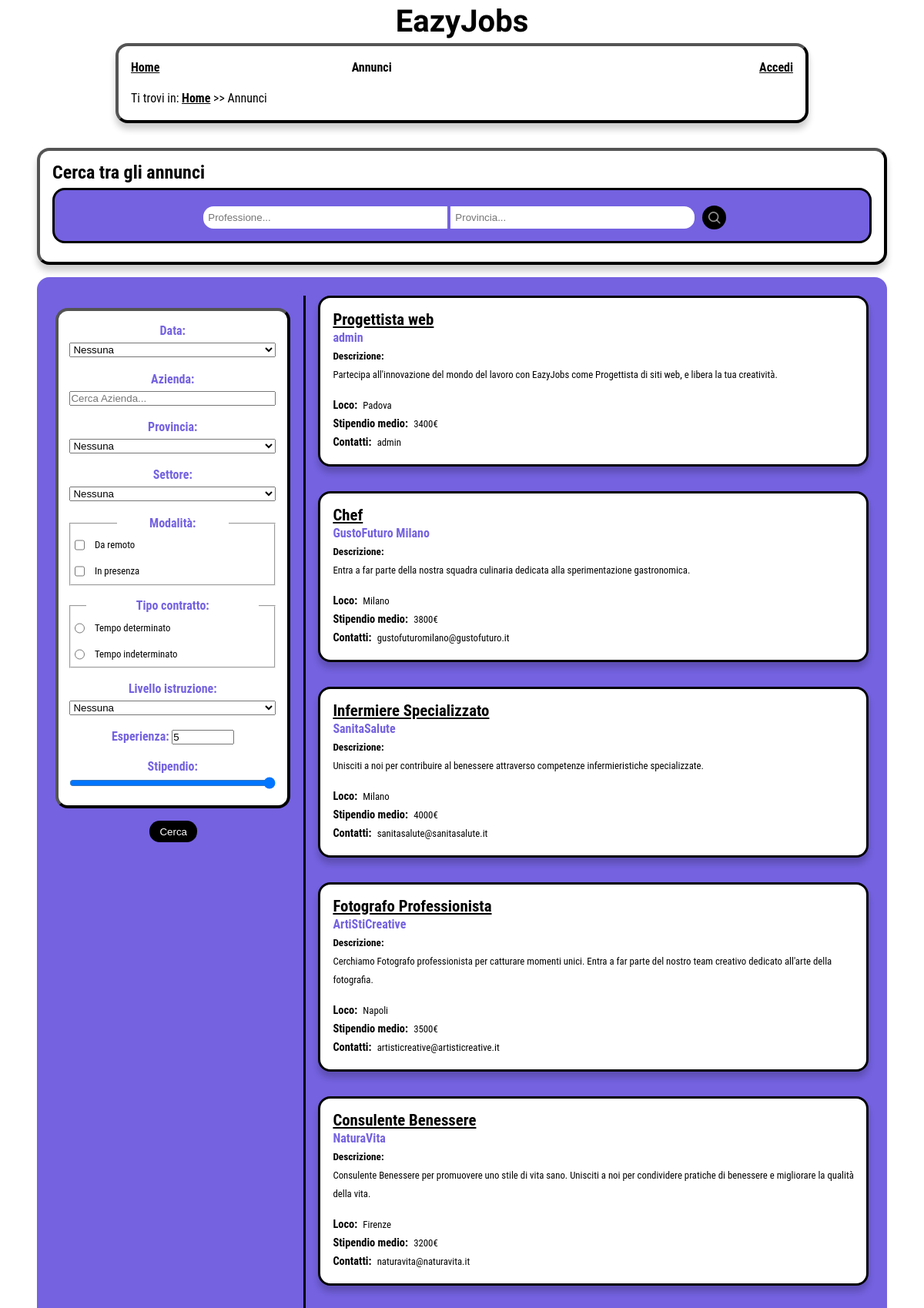
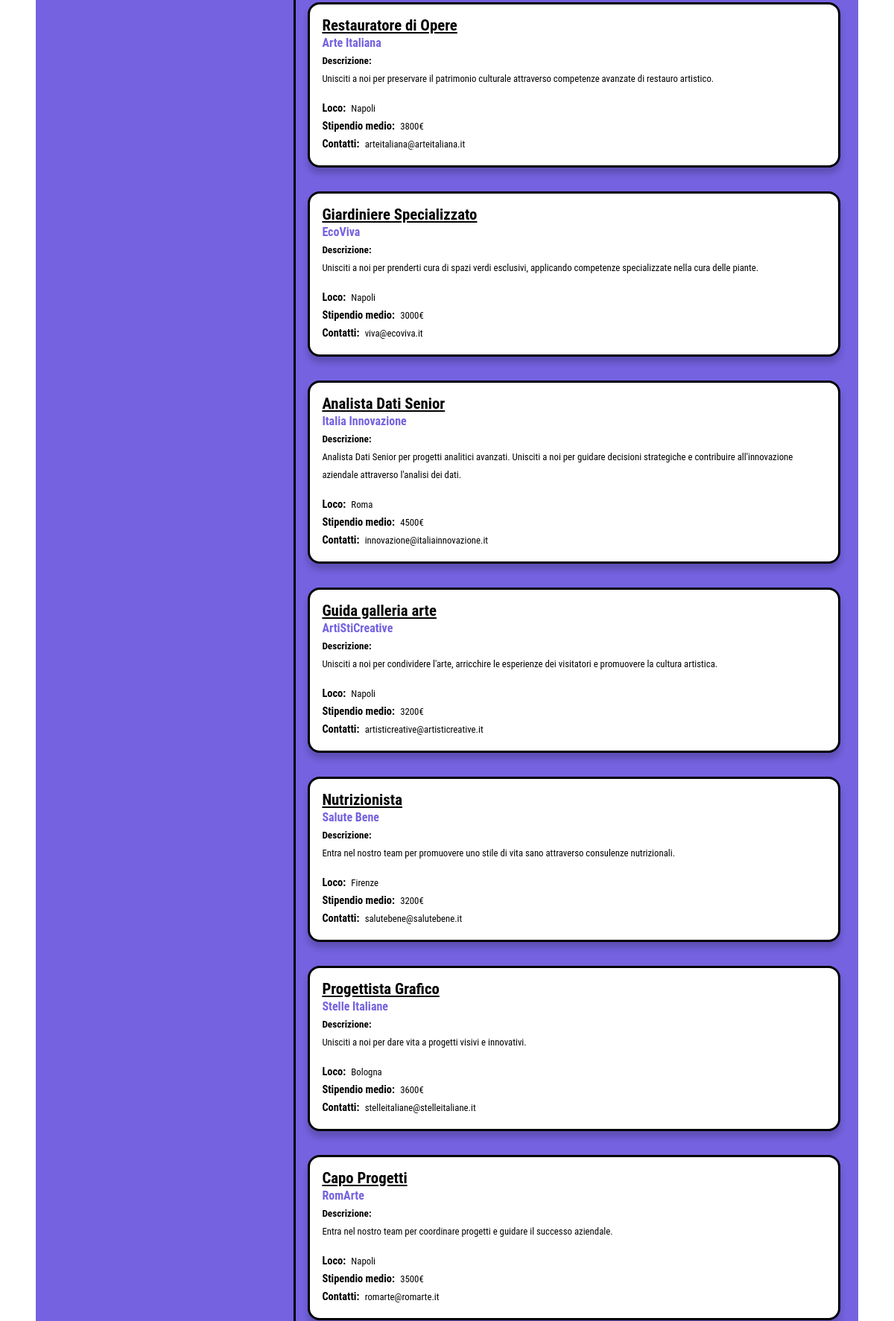
Page /EazyJobs/Annunci.php (upper part) on the committed database (2 pictures, top to bottom).
### tables this page shows
CREATE TABLE IF NOT EXISTS annunci
(
    id int NOT NULL AUTO_INCREMENT,
    titolo character varying(60) NOT NULL,
	locazione character varying(60) NOT NULL,
	data_pub datetime NOT NULL,
	settore character varying(60) NOT NULL,
	remoto boolean NOT NULL,
    presenza boolean NOT NULL,
	contratto character varying(60) NOT NULL,
    `desc_breve` character varying(200) NOT NULL,
	`desc_completa` character varying(500) NOT NULL,
    livello_istruzione character varying(90) NOT NULL,
	esperienza integer NOT NULL,
    stipendio decimal NOT NULL,
    azienda_id int NOT NULL,
    PRIMARY KEY (id),
	FOREIGN KEY (azienda_id)
    REFERENCES aziende (id)
    ON UPDATE CASCADE
    ON DELETE CASCADE
);

CREATE TABLE IF NOT EXISTS aziende
(
    id int NOT NULL AUTO_INCREMENT,
    email character varying(60) UNIQUE NOT NULL,
    password character varying(100) NOT NULL,
	nome character varying(60) NOT NULL,
	sito character varying(50) NOT NULL,
	fondazione integer NOT NULL,
	dipendenti integer NOT NULL,
	fatturato integer NOT NULL,
	sede character varying(60) NOT NULL,
	settore character varying(60) NOT NULL,
	`desc` character varying (500) NOT NULL,
    logo_path character varying(90),
    PRIMARY KEY (id)
);

### EazyJobs/models/annuncio.php (called while the page is built, shortened)
<?php
class Annuncio
{
  private $conn;
  public function __construct($db)
  {
    $this->conn = $db;
  }
  public function getAll()
  {
    $query = 'SELECT annunci.id, azienda_id, titolo, email, desc_completa, desc_breve, data_pub, nome, locazione, annunci.settore, remoto, presenza, contratto, livello_istruzione, esperienza, stipendio FROM annunci INNER JOIN aziende ON azienda_id = aziende.id ORDER BY annunci.id DESC';
    $stmt = $this->conn->prepare($query);
    $stmt->execute();
    return $stmt;
  }
}

### EazyJobs/Annunci.php (the view, shortened to what this page needs)
<?php
include_once 'models/annuncio.php';
$database = new Database();
$db = $database->connect();
$preferiti = array();
$candidati = array();
$annuncio = new Annuncio($db);
$data_pub = $_GET['data_pub'] ?? null;
$nome = $_GET['nome'] ?? null;
$locazione = $_GET['locazione'] ?? null;
$settore = $_GET['settore'] ?? null;
$remoto = $_GET['remoto'] ?? null;
$presenza = $_GET['presenza'] ?? null;
$contratto = $_GET['contratto'] ?? null;
$livello_istruzione = $_GET['livello_istruzione'] ?? null;
$esperienza = $_GET['esperienza'] ?? null;
$stipendio = $_GET['stipendio'] ?? null;
$nome = ($nome === "Nessuna") ? null : $nome;
$locazione = ($locazione === "Nessuna") ? null : $locazione;
$settore = ($settore === "Nessuna") ? null : $settore;
$livello_istruzione = ($livello_istruzione === "Nessuna") ? null : $livello_istruzione;
$filters = array_filter(compact(
    'data_pub',
    'nome',
    'locazione',
    'settore',
    'remoto',
    'presenza',
    'contratto',
    'livello_istruzione',
    'esperienza',
    'stipendio'
));
$result = $annuncio->getAll();
$num = $result->rowCount();
if ($num > 0) {
    $min = "flag";
    $str_professione = "";
    $str_locazione = "";
    $str_provincie = "";
    $str_nome = "";
    $str_settore = "";
    $max = 0;
    $duplicate = array();
    while ($row = $result->fetch(PDO::FETCH_ASSOC)) {
        extract($row);
        if ($min == "flag") {
            $min = $stipendio;
        };
            if (!in_array($titolo, $duplicate)) {
                array_push($duplicate, $titolo);
                $str_professione .=
                    "<option value='" . $titolo . "'> \n";
            }
            if (!in_array($locazione, $duplicate)) {
                array_push($duplicate, $locazione);
                $str_locazione .=
                    "<option value='" . $locazione . "'> \n";
                $str_provincie .=
                    "<option value='" . $locazione . "'> " . $locazione . "</option>\n";
            }
            if (!in_array($nome, $duplicate)) {
                array_push($duplicate, $nome);
                $str_nome .=
                    "<option value='" . $nome . "'> \n";
            }
            if (!in_array($settore, $duplicate)) {
                array_push($duplicate, $settore);
                $str_settore .=
                    "<option value='" . $settore . "'> " . $settore . "</option>\n";
            }
            if ($stipendio > $max)
                $max = $stipendio;
            if ($stipendio < $min)
                $min = $stipendio;
        };
} else {
    echo json_encode(
        array('message' => 'Nessun annuncio trovato')
    );
}
if (empty($filters)) {
    $result1 = $annuncio->getAll();
} else {
    $result1 = $annuncio->getFiltered($filters);
}
$num = $result1->rowCount();
if ($num > 0) {
    $str_annunci = "";
    $str_completo = "";
    $first = true;
    while ($row = $result1->fetch(PDO::FETCH_ASSOC)) {
        extract($row);
        $str_annunci .=
            "<li id='#" . $id . "'>" .
            "<a href='annuncio-" . $id . "' class='annuncio-link' aria-label=\"Scopri l'annuncio " . $titolo ."\" data-target='annuncio-" . $id ."'>" .
            "<h3>" . $titolo . "</h3>" .
            "</a>" .
            "<div class='header-annunci'>" .
            "<h4>" . $nome . "</h4>" .
            "<img src='./assets/logos/". $azienda_id ."_logo.png' alt='Logo azienda " . $nome ."'>" .
            "</div>" .
            "<h5>Descrizione:</h5>" .
            "<p>" . $desc_breve . "</p>" .
            "<dl class='job-info'>" .
            "<dt>Loco:</dt><dd>" . $locazione . "</dd>" .
            "<dt>Stipendio medio:</dt><dd>" . $stipendio . "€</dd>" .
            "<dt>Contatti:</dt><dd>" . $email . "</dd>" .
            "</dl>" .
            "</li>";
        if ($first == true) {
            $str_completo .=
            "<article id='annuncio-" . $id . "' class='annuncio-completo'>";
            $first = false;
        }else{
            $str_completo .=
            "<article id='annuncio-" . $id . "' class='annuncio-completo hidden'>";
        }
            $ml = "";
            if ($presenza == 1) {
                $ml = " In presenza";
            }
            if ($remoto == 1) {
                $ml = "Da remoto";
                if ($presenza == 1) {
                    $ml .= " e in presenza";
                }
            }
        $data_originale = new DateTime($data_pub);
        $data_formattata = $data_originale->format('d/m/Y');
        $str_completo .=
            "<div class='annuncio-completo-contenitore' tabindex='0'>" .
                "<h3>" . $titolo . "</h3>" .
                "<div class='header-annunci'>" .
                "<h4>" . $nome . "</h4>" .
                "<img src='./assets/logos/". $azienda_id ."_logo.png' alt='Logo azienda " . $nome ."'>" .
                "</div>" .
                "<h5>Descrizione:</h5>" .
                "<p>" . $desc_completa . "</p>" .
                "<dl class='annuncio-info'>" .
                "<dt>Candidati all'annuncio:</dt><dd>5</dd>" .
                "<dt>Recensioni dell'azienda:</dt><dd>20</dd>" .
                "</dl>" .
                "<div class='dettagli' aria-live='polite'>" .
                    "<dl class='job-complete-info'>" .
                    "<dt>Data di pubblicazione:</dt><dd><time datetime=\"$data_pub\">" . $data_formattata . "</time></dd>" .
                    "<dt>Loco:</dt><dd>" . $locazione . "</dd>" .
                    "<dt>Settore:</dt><dd>" . $settore . "</dd>" .
                    "<dt>Modalita' di lavoro:</dt><dd>" . $ml . "</dd>" .
                    "<dt>Tipo di contratto:</dt><dd>" . $contratto . "</dd>" .
                    "<dt>Livello di istruzione richiesto:</dt><dd>" . $livello_istruzione . "</dd>" .
                    "<dt>Esperienza minima richiesta:</dt><dd>" . $esperienza . " anni</dd>" .
                    "<dt>Stipendio:</dt><dd>" . $stipendio . " €</dd>" .
                    "<dt>Contatti:</dt><dd>" . $email . "</dd>" .
                    "</dl>" .
                "</div>" .
            "</div>" ;
            $str_completo .=
            "<ul class='azioni-aggiuntive'>" .
            "<li><input type='submit' class='bottone-dettagli' value='Mostra più dettagli' aria-label=\"Mostra più dettagli per l'annuncio #{$id}\"></li>";
            if(!in_array($id, $candidati)){
                $str_completo .=             "<li><input type='submit' class='bottone-candidati' data-id='" . $id ."' value='Candidati' aria-label=\"Candidati all'annuncio #{$id}\"></li>" ;
            }
            if(!in_array($id, $preferiti)){
                $str_completo .= "<li><input type='submit' class='bottone-salva' data-id='" . $id ."' value='Salva' aria-label=\"Salva l'annuncio {$id}\"></li>" ;
            }
            $str_completo .=
                "<li><input type='submit' class='bottone-stampa' value='Stampa' aria-label=\"Stampa l'annuncio {$id}\"></li>".
                "</ul>".
                "<input type='submit' class='bottone-annunci' data-target='annuncio-" . $id ."' value='Torna agli annunci' aria-label=\"Esci dall'annuncio {$id}\">" .
                "</article>";
    }
} else {
    $str_completo = '<img id="no-annuncio-completo" src="./assets/illustrations/undraw_void_ggu.svg" alt="">';
    $str_annunci = '<li class="nessun-trovato">(!) Nessun annuncio trovato</li>';
}
$nomefile = "./templates/Annunci.html";
$contenuto = file_get_contents($nomefile);
if (isset($_SESSION['user_id'])) {
    $contenuto = str_replace("php-placeholder", "User.php", $contenuto);
    $contenuto = str_replace("link-placeholder", "Area personale", $contenuto);
} else if (isset($_SESSION['admin_id'])) {
    $contenuto = str_replace("php-placeholder", "Admin.php", $contenuto);
    $contenuto = str_replace("link-placeholder", "Area personale", $contenuto);
} else {
    $contenuto = str_replace("php-placeholder", "Accedi.php", $contenuto);
    $contenuto = str_replace("link-placeholder", "Accedi", $contenuto);
}
$contenuto = str_replace("", $str_annunci, $contenuto);
$contenuto = str_replace("", $str_completo, $contenuto);
$contenuto = str_replace("", $str_professione, $contenuto);
$contenuto = str_replace("", $str_locazione, $contenuto);
$contenuto = str_replace("", $str_provincie, $contenuto);
$contenuto = str_replace("", $str_nome, $contenuto);
$contenuto = str_replace("", $str_settore, $contenuto);
$contenuto = str_replace("min-placeholder", $min, $contenuto);
$contenuto = str_replace("max-placeholder", $max, $contenuto);
$contenuto = str_replace("value-placeholder", $max, $contenuto);
echo $contenuto;

### EazyJobs/style/style_mini.css (style rules this page uses)
main { width: 90%; margin-top: 0; }
header { display: flex; flex-direction: row; align-items: center; overflow: visible; justify-content: space-between; background-color: var(--headerBgColor); width: 100%; max-height: 20vh; margin-bottom: 0; }
header .header-logo h1 { font-size: 2em; }
#navigazione { border-radius: 0; box-shadow: none; max-width: 100%; padding: 0; border-radius: 1em; }
#breadcrumb { border-radius: 1em; }
#menu, #menu.showing { max-height: 80vh; transition: max-height 0.25s linear; overflow: hidden; }
#menu.hiding { max-height: 0vh; transition: none; }
#menu ul { flex-direction: column; }
#menu ul li:nth-child(3) { display: none; }
#menu ul li { border-top: 2px solid var(--headerBgColor); text-align: center; font-size: 2em; height: 2em; line-height: 2em; }
#menu ul li a { display: block; background-color: var(--headerTxtColor); color: var(--headerBgColor); border-radius: 0.4em; height: inherit; }
#barra-ricerca { background-color: var(--headerBgColor); margin-bottom: 0; padding: 0.5em 5%; order: 1; bottom: 0; width: 100%; max-height: 15em; border-radius: 0; box-shadow: none; border-bottom: solid 0.1em var(--headerTxtColor); }
#primoContenuto { display: contents; }
#barra-ricerca h2 { font-size: 1.2em; }
#professione, #locazione { width: 40%; }
#annunci-main { height: auto; width: 100%; margin: 0; border-radius: 0; display: flex; flex-direction: column; }
form { text-align: center; margin: 1em 0; order: 1; }
#ricerca-avanzata { display: flex; flex-direction: column; }
#filtri-ricerca { display: none; width: 100%; margin-top: 0; background-color: var(--headerBgColor); border-radius: 1em; padding-bottom: 0.5em; order: 0; }
#filtri { display: flex; flex-direction: column; align-items: center; list-style-type: none; background-color: var(--headerBgColor); border-radius: 0; margin: 1em auto 1em; padding: 0.3em; border: none; }
#filtri div { width: 70%; padding: 0.3em; background-color: var(--footerBgColor); margin: 0.3em; }
#filtri div label { margin: auto; white-space: nowrap; color: var(--headerTxtColor); font-weight: bold; }
#filtri div select, #filtri div input[type="text"], #filtri div input[type="range"] { width: 100%; margin: auto; height: auto; }
#filtri div input[type="number"] { width: 30%; margin: auto; height: auto; }
#filtri div .checkbox-modalità, #filtri div .radio-contratto { display: flex; margin: auto; }
#filtri div .checkbox-modalità label, #filtri div .radio-contratto label { font-size: 0.8em; color: black; font-weight: normal; }
#filtri #modalità legend { width: 30%; }
#filtri #contratto legend { width: 50%; }
#filtri-ricerca input[type="submit"] { width: auto; margin: auto; }
ul.annunci { display: flex; flex-direction: column; flex-wrap: nowrap; overflow-y: auto; max-height: 80vh; width: 100%; list-style-type: none; overflow-x: unset; margin-top: 1em; }
ul.annunci li { background-color: white; box-shadow: 0 0.5em 0.5em rgba(0, 0, 0, 0.2); border: 0.2em var(--footerTxtColor) solid; border-radius: 1em; max-width: 100%; padding: 1em; margin: 1em; }
ul.annunci li h3 { font-size: 1.3em; }
ul.annunci li a { color: var(--linkColor); }
ul.annunci li h4 { font-size: 1em; }
ul.annunci li h5 { font-size: 0.9em; font-weight: bold; }
ul.annunci li p { font-size: 0.8em; }
.header-annunci { display: flex; flex-direction: row; align-items: start; white-space: nowrap; overflow: hidden; }
.header-annunci h4 { margin: 0; }
#annunci-temp { display: flex; flex-direction: column; width: 100%; }
#annunci-main #content { background-color: var(--bgColor); border-radius: 0; padding: 0.5em; padding-bottom: 7em; }

### EazyJobs/style/print.css (style rules this page uses)
* { margin: 0; padding: 0; }
html { font-family: 'Times New Roman', Times, serif; font-size: 12pt; margin: auto; }
body { width: 100%; margin: 0 auto; padding: 0; background-color: #FFFFFF; }
header h1 { font-size: 25pt; font-family: 'Climate Crisis', sans-serif; font-family: 'Syncopate', sans-serif; text-align: center; margin-top: 2pt; }
#menu { display: none; }
#navigazione { border-radius: 0; box-shadow: none; }
#breadcrumb { padding: 0.5em 0 0.5em 0; margin-top: 0.5em; border-top: 1pt solid #000; border-bottom: 1pt solid #000; font-weight: bold; }
main { margin-left: 0em; width: 100%; padding: 0.3em 0em 0.5em 0em; box-shadow: none; }
a { text-decoration: none; color: #000000; }
input[type="submit"], button { display: none; }
#barra-ricerca { display: none; }
.annunci { display: none; }

### rows in the picture
annunci: titolo "Progettista web", desc_breve "Partecipa all'innovazione del mondo del lavoro con EazyJobs come Progettista di siti web, e libera la tua creatività.", locazione "Padova", stipendio "3400"
aziende: nome "admin", email "admin"
annunci: titolo "Chef", desc_breve "Entra a far parte della nostra squadra culinaria dedicata alla sperimentazione gastronomica.", locazione "Milano", stipendio "3800"
aziende: nome "GustoFuturo Milano", email "gustofuturomilano@gustofuturo.it"
annunci: titolo "Infermiere Specializzato", desc_breve "Unisciti a noi per contribuire al benessere attraverso competenze infermieristiche specializzate.", locazione "Milano", stipendio "4000"
aziende: nome "SanitaSalute", email "sanitasalute@sanitasalute.it"
annunci: titolo "Fotografo Professionista", desc_breve "Cerchiamo Fotografo professionista per catturare momenti unici. Entra a far parte del nostro team creativo dedicato all'arte della fotografia.", locazione "Napoli", stipendio "3500"
aziende: nome "ArtiStiCreative ArtiStiCreative", email "artisticreative@artisticreative.it artisticreative@artisticreative.it"
annunci: titolo "Consulente Benessere", desc_breve "Consulente Benessere per promuovere uno stile di vita sano. Unisciti a noi per condividere pratiche di benessere e migliorare la qualità della vita.", locazione "Firenze", stipendio "3200"
aziende: nome "NaturaVita", email "naturavita@naturavita.it"
annunci: titolo "Restauratore di Opere", desc_breve "Unisciti a noi per preservare il patrimonio culturale attraverso competenze avanzate di restauro artistico.", locazione "Napoli", stipendio "3800"
aziende: nome "Arte Italiana", email "arteitaliana@arteitaliana.it"
annunci: titolo "Giardiniere Specializzato", desc_breve "Unisciti a noi per prenderti cura di spazi verdi esclusivi, applicando competenze specializzate nella cura delle piante.", locazione "Napoli", stipendio "3000"
aziende: nome "EcoViva", email "viva@ecoviva.it"
annunci: titolo "Analista Dati Senior", desc_breve "Analista Dati Senior per progetti analitici avanzati. Unisciti a noi per guidare decisioni strategiche e contribuire all'innovazione aziendale attraverso l'analisi dei dati.", locazione "Roma", stipendio "4500"
aziende: nome "Italia Innovazione", email "innovazione@italiainnovazione.it"
annunci: titolo "Guida galleria arte", desc_breve "Unisciti a noi per condividere l'arte, arricchire le esperienze dei visitatori e promuovere la cultura artistica.", locazione "Napoli", stipendio "3200"
annunci: titolo "Nutrizionista", desc_breve "Entra nel nostro team per promuovere uno stile di vita sano attraverso consulenze nutrizionali.", locazione "Firenze", stipendio "3200"
aziende: nome "Salute Bene", email "salutebene@salutebene.it"
annunci: titolo "Progettista Grafico", desc_breve "Unisciti a noi per dare vita a progetti visivi e innovativi.", locazione "Bologna", stipendio "3600"
aziende: nome "Stelle Italiane", email "stelleitaliane@stelleitaliane.it"
annunci: titolo "Capo Progetti", desc_breve "Entra nel nostro team per coordinare progetti e guidare il successo aziendale.", locazione "Napoli", stipendio "3500"
aziende: nome "RomArte", email "romarte@romarte.it"
